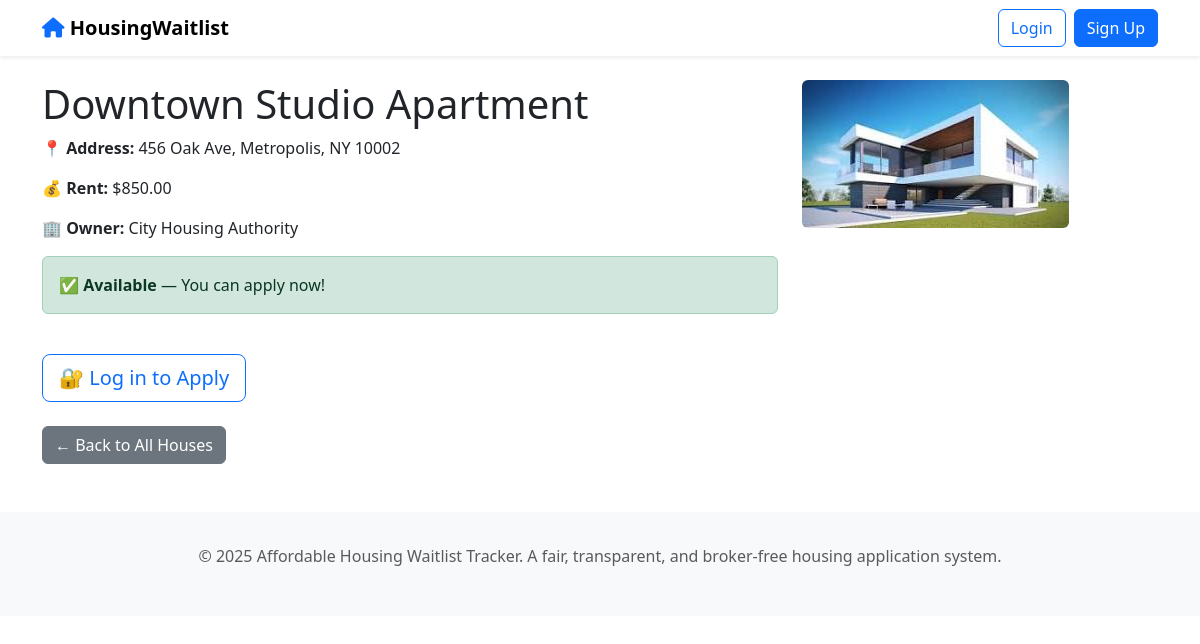
The app's page /housing/house/1/ with its own data.
### housing/models.py (models this page shows, shortened)
class House(models.Model):
    title = models.CharField(max_length=255)
    address = models.TextField()
    image = models.ImageField(upload_to='houses/', blank=True, null=True)
    rent = models.DecimalField(max_digits=10, decimal_places=2, validators=[MinValueValidator(0)])
    owner = models.ForeignKey(Owner, on_delete=models.CASCADE, related_name='houses')
    availability = models.BooleanField(default=True)

class Owner(models.Model):
    name = models.CharField(max_length=255)
    contact = models.CharField(max_length=20)
    email = models.EmailField()
    address = models.TextField()

### housing/views.py (the view)
# urls.py: path('house/<int:pk>/', views.house_detail, name='house_detail'),
def house_detail(request, pk):
    house = get_object_or_404(House, pk=pk)
    return render(request, 'housing/house_detail.html', {'house': house})

### housing/templates/housing/house_detail.html
{% extends 'base.html' %}
{% block content %}
<div class="container mt-4">
    <div class="row">
        <div class="col-md-8">
            <h1>{{ house.title }}</h1>
            <p><strong>📍 Address:</strong> {{ house.address }}</p>
            <p><strong>💰 Rent:</strong> ${{ house.rent }}</p>
            <p><strong>🏢 Owner:</strong> {{ house.owner.name }}</p>
            {% if house.availability %}
                <div class="alert alert-success">
                    <strong>✅ Available</strong> — You can apply now!
                </div>
            {% else %}
                <div class="alert alert-warning">
                    <strong>⚠️ Not Available</strong> — Check back later.
                </div>
            {% endif %}
        </div>
        <div class="col-md-4">
            {% if house.image %}
                <img src="{{ house.image.url }}" class="img-fluid rounded" alt="{{ house.title }}">
            {% else %}
                <div class="bg-light d-flex justify-content-center align-items-center" style="height: 200px; border-radius: 8px;">
                    <span class="text-muted">No Image</span>
                </div>
            {% endif %}
        </div>
    </div>
    {% if user.is_authenticated and house.availability %}
        <div class="mt-4">
            <a href="{% url 'housing:apply_for_house' house.pk %}" class="btn btn-success btn-lg">
                📝 Apply for This Unit
            </a>
        </div>
    {% elif not user.is_authenticated %}
        <div class="mt-4">
            <a href="{% url 'login' %}" class="btn btn-outline-primary btn-lg">
                🔐 Log in to Apply
            </a>
        </div>
    {% endif %}
    <div class="mt-4">
        <a href="{% url 'housing:house_list' %}" class="btn btn-secondary">
            ← Back to All Houses
        </a>
    </div>
</div>
{% endblock %}

### housing/templates/base.html (style rules this page uses)
body { font-family: 'Segoe UI', system-ui, sans-serif; }

### records on screen
House: title "Downtown Studio Apartment", address "456 Oak Ave, Metropolis, NY 10002", rent "850.00", owner.name "City Housing Authority", image (picture)
